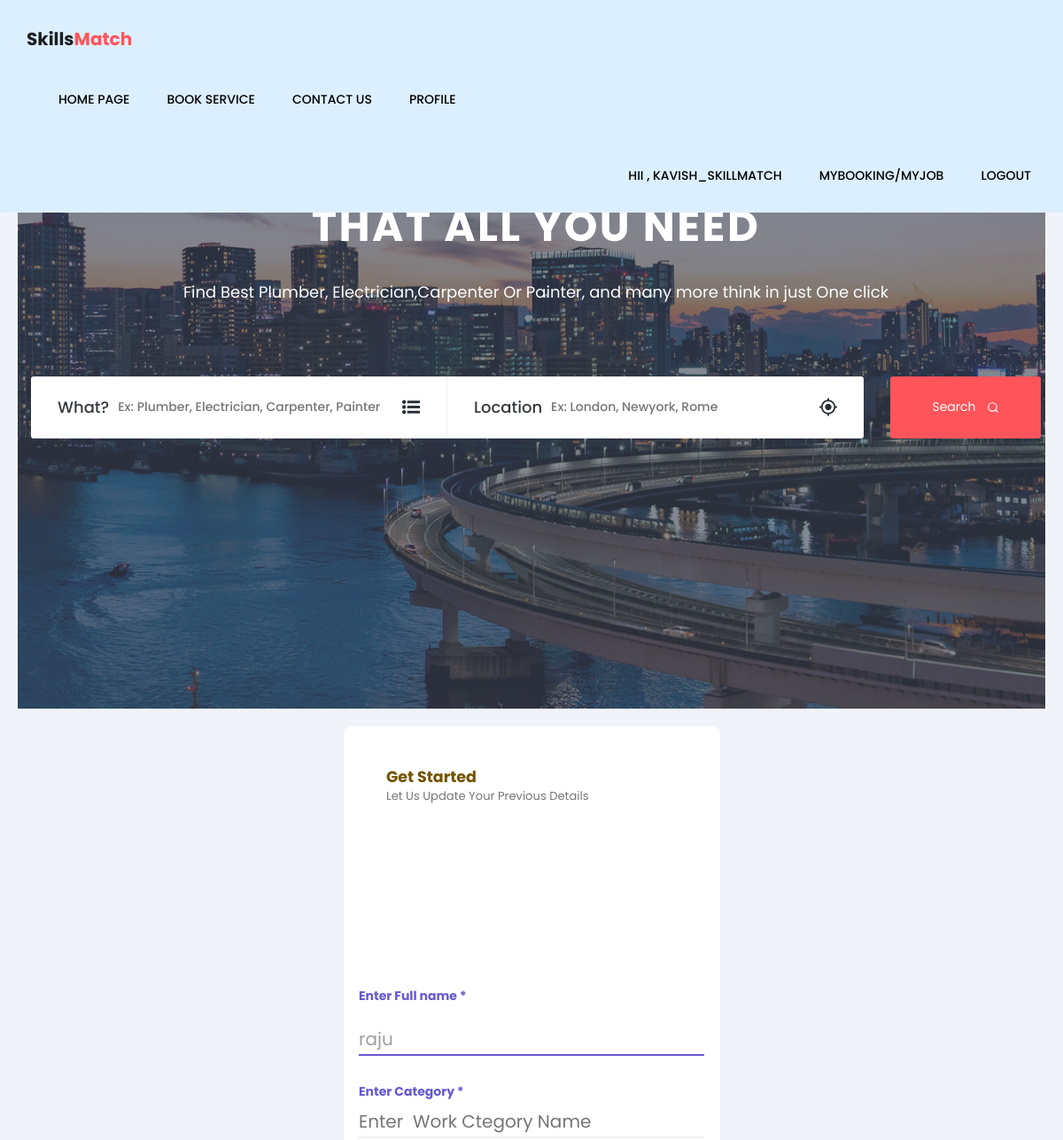
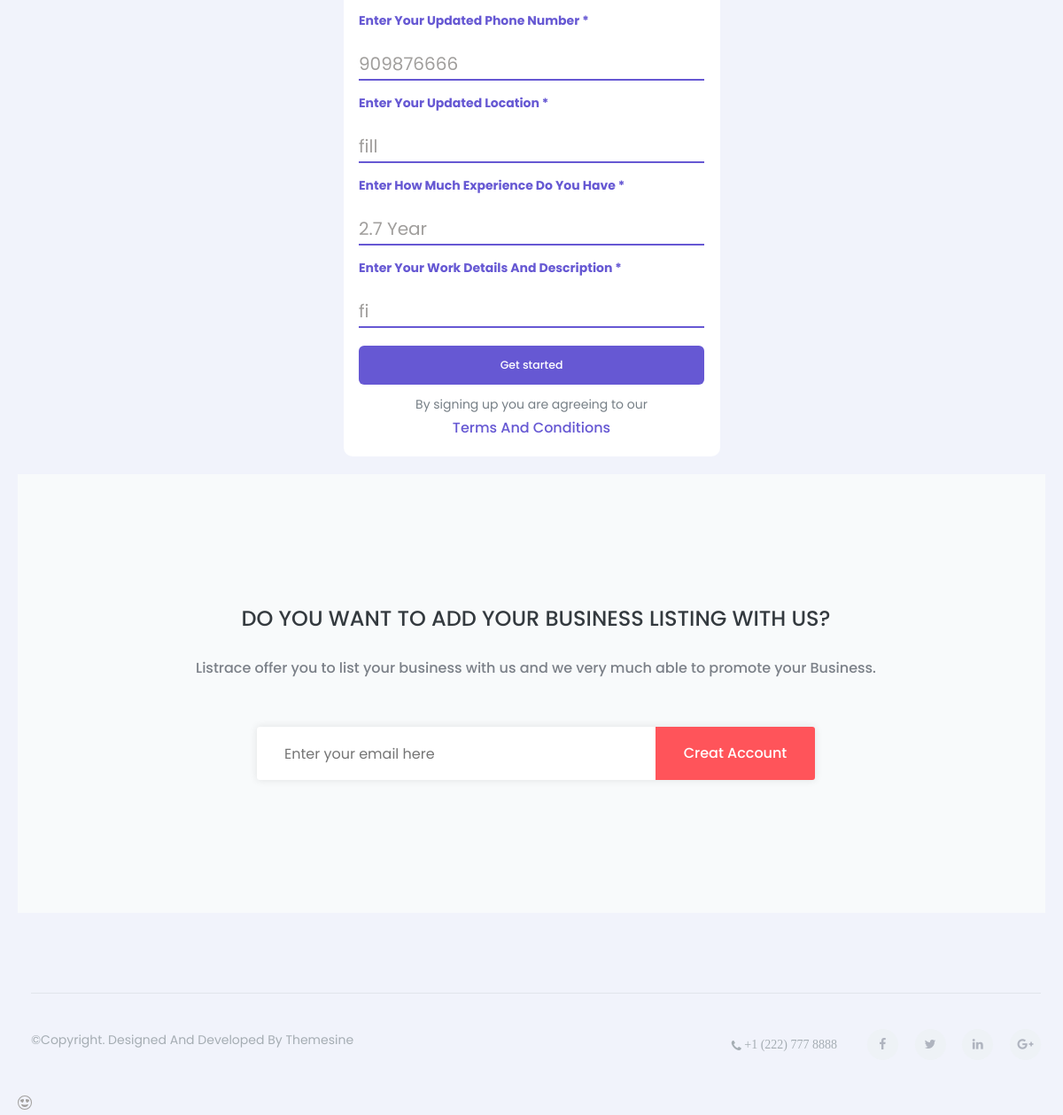
Page /updateEmp/29/ (signed in) on the committed database (2 pictures, top to bottom).
### Mainapp/models.py (models this page shows, shortened)
class Worker(models.Model):
    id  = models.AutoField(primary_key=True)
    category_w = models.ForeignKey(Category,on_delete=models.CASCADE)
    buyeruser = models.ManyToManyField(Buyer,null=True,blank=True)
    status  = models.BooleanField(default=True,null=True,blank=True)
    name = models.CharField(max_length=50)
    username = models.CharField(max_length=55,unique=True)
    email = models.EmailField(max_length=50,unique=True,null=True,blank=True)
    phone = models.CharField(max_length=45)
    description = models.TextField()
    location = models.CharField(max_length=50,default="Noida")
    exprience = models.CharField(max_length=45)
    rating1 = models.CharField(max_length=45,null=True,blank=True)
    rating2 = models.CharField(max_length=45 ,null=True,blank=True)
    pic1 = models.ImageField(upload_to="upload",null=True,blank=True)

### Mainapp/views.py (the view)
# urls.py: path('updateEmp/<int:id>/',views.UpdateEmp),
@login_required(login_url="/login/")
def UpdateEmp(Request, id):
    data = Worker.objects.get(id=id)
    try:
        if Request.method == "POST":
            data.name = Request.POST.get("name")
            category_name = Request.POST.get("category")
            category_instance = Category.objects.get(name=category_name)
            data.category_w = (
                category_instance  # Set category_w with the Category instance
            )
            data.phone = Request.POST.get("phone")
            data.location = Request.POST.get("location")
            data.exprience = Request.POST.get("exprience")
            data.description = Request.POST.get("description")
            data.save()
            return redirect("/")
    except:
        messages.error(
            Request,
            "Please Enter Value Between (Carpainter | Painter | Mechanic | Plumber | Or Electrician) Only",
        )
    return render(Request, "updateEmp.html", {"data": data})

### Mainapp/templates/updateEmp.html (shortened to what this page needs)
{% extends 'index.html' %}
{% block content %}
<div class="card">
    <div class="card-image">
        <h2 class="card-heading">
            Get started
            <small>Let us Update your previous Details</small>
        </h2>
    </div>
    <form class="card-form" method="post" enctype="multipart/form-data">
        <div class="input">
            <input type="text" name="name" class="input-field" placeholder="Enter  Full Name" value="{{data.name}}" required >
            <label class="input-label">Enter Full name *</label>
        </div>
         <div class="input">
            <input type="text" name="category" class="input-field" placeholder="Enter  Work Ctegory Name" value="{{data.category}}" required >
            <label class="input-label">Enter Category *</label>
        </div>
        <div class="input">
            <input type="text" class="input-field" name="phone" placeholder="Enter Phone Number" value="{{data.phone}}" required />
            <label class="input-label">Enter Your Updated Phone Number  *</label>
        </div>
        <div class="input">
            <input type="text" class="input-field" name="location" placeholder="Enter Your Current Location" value="{{data.location}}" required />
            <label class="input-label">Enter Your Updated Location  *</label>
        </div>
        <div class="input">
            <input type="text" class="input-field" name="exprience" placeholder="Enter Your Experience If  Do You Have ?" value="{{data.exprience}}" required />
            <label class="input-label">Enter How Much Experience Do You Have  *</label>
        </div>
        <div class="input">
            <input type="text" class="input-field" name="description" placeholder="Enter Your Work Details" value="{{data.description}}" required />
            <label class="input-label">Enter Your Work Details And Description    *</label>
        </div>
        <div class="action">
            <button type="submit" class="action-button">Get started</button>
        </div>
    </form>
    <div class="card-info">
        <p>By signing up you are agreeing to our <a href="#">Terms and Conditions</a></p>
    </div>
</div>
{% endblock %}

### Mainapp/templates/index.html (shortened to what this page needs)
{% load static %}
<!doctype html>
<html class="no-js" lang="en">
<head>
	<link rel="stylesheet" href="{% static  'assets/css/font-awesome.min.css' %} ">
	<link rel="stylesheet" href="{% static  'assets/css/linearicons.css' %}">
	<link rel="stylesheet" href="{% static  'assets/css/animate.css' %}">
	<link rel="stylesheet" href="{% static  'assets/css/flaticon.css' %}">
	<link rel="stylesheet" href="{% static  'assets/css/slick.css' %}">
	<link rel="stylesheet" href="{% static  'assets/css/slick-theme.css' %}">
	<link rel="stylesheet" href="{% static  'assets/css/bootstrap.min.css' %}">
	<link rel="stylesheet" href="{% static  'assets/css/bootsnav.css' %}">
	<link rel="stylesheet" href="{% static  'assets/css/style.css' %}">
	<link rel="stylesheet" href="{% static  'assets/css/responsive.css' %}">
	<link rel="stylesheet" href="https://cdn.jsdelivr.net/npm/bootstrap-icons@1.11.3/font/bootstrap-icons.min.css">
</head>
<body>
	<section class="top-area ">
		<div class="header-area">
			<nav class="navbar navbar-default bootsnav  navbar-sticky-top navbar-scrollspy"
				data-minus-value-desktop="70" data-minus-value-mobile="55" data-speed="1000">
				<div style="margin-left: 30px;" class="">
					<div class="navbar-header">
						<a class="navbar-brand" href="/">Skills<span>Match</span></a>
					</div>
				</div>
				<div class="container">
					<div class="collapse navbar-collapse menu-ui-design" id="navbar-menu">
						<ul class="nav navbar-nav navbar-right" data-in="" data-out="">
							<li class=""><a href="/">Home Page</a></li>
							<li class=""><a href="/all_services/">Book Service</a></li>
							<li class=""><a href="/contact/">Contact Us</a></li>
							<li class=""><a href="/profile/">Profile</a></li>
							<ul class="nav navbar-nav navbar-right" style="margin-left: 200px;" data-in="fadeInDown"
								data-out="fadeOutUp">
								{% if user.is_authenticated %}
								<li>
									<a>Hii , {{user}}</a>
								</li>
								<li>
									<a
										href="{% if user.buyer %}/booking/{% else %}/workerjob/{% endif %}">Mybooking/Myjob</a>
								</li>
								<li class="">
									<a href="/logout/">Logout</a>
								</li>
								{% endif %}
							</ul>
						</ul>
					</div>
				</div>
			</nav>
		</div>
	</section>
	<section id="home" class="welcome-hero">
		<div class="container">
			<div class="welcome-hero-txt">
				<h2>best place to find and explore <br> that all you need </h2>
				<p>
					Find Best Plumber, Electrician,Carpenter Or Painter, and many more think in just One click
				</p>
			</div>
			<div class="welcome-hero-serch-box">
				<div class="welcome-hero-form">
					<div class="single-welcome-hero-form">
						<h3>what?</h3>
						<form method="post" role="search" action="/search/">
							<input name="search" type="text"
								placeholder="Ex: Plumber, Electrician, Carpenter, Painter" />
						</form>
						<div class="welcome-hero-form-icon">
							<i class="flaticon-list-with-dots"></i>
						</div>
					</div>
					<div class="single-welcome-hero-form">
						<h3>location</h3>
						<form action="/search1/" role="search" method="post">
							<input type="text" name="search1" placeholder="Ex: london, newyork, rome" />
						</form>
						<div class="welcome-hero-form-icon">
							<i class="flaticon-gps-fixed-indicator"></i>
						</div>
					</div>
				</div>
				<div class="welcome-hero-serch">
					<button class="welcome-hero-btn" type="submit">
						search <i data-feather="search"></i>
					</button>
				</div>
			</div>
		</div>
	</section>
	{% block content %}{% endblock %}
	<section id="contact" class="subscription">
		<div class="container">
			<div class="subscribe-title text-center">
				<h2>
					do you want to add your business listing with us?
				</h2>
				<p>
					Listrace offer you to list your business with us and we very much able to promote your Business.
				</p>
			</div>
			<div class="row">
				<div class="col-sm-12">
					<div class="subscription-input-group">
						<form action="#">
							<input type="email" class="subscription-input-form" placeholder="Enter your email here">
							<button class="appsLand-btn subscribe-btn" onclick="window.location.href='#'">
								creat account
							</button>
						</form>
					</div>
				</div>
			</div>
		</div>
	</section>
	<footer id="footer" class="footer">
		<div class="container">
			<div class="footer-menu">
			</div>
			<div class="hm-footer-copyright">
				<div class="row">
					<div class="col-sm-5">
						<p>
							&copy;copyright. designed and developed by <a
								href="https://www.themesine.com/">themesine</a>
						</p>
					</div>
					<div class="col-sm-7">
						<div class="footer-social">
							<span><i class="fa fa-phone"> +1 (222) 777 8888</i></span>
							<a href="#"><i class="fa fa-facebook"></i></a>
							<a href="#"><i class="fa fa-twitter"></i></a>
							<a href="#"><i class="fa fa-linkedin"></i></a>
							<a href="#"><i class="fa fa-google-plus"></i></a>
						</div>
					</div>
				</div>
			</div>
		</div>
	</footer>
</body>
</html>

### Mainapp/static/assets/css/bootsnav.css (style rules this page uses)
nav.bootsnav .container { position: relative; }
nav.navbar.bootsnav { margin-bottom: 0; -moz-border-radius: 0px; -webkit-border-radius: 0px; -o-border-radius: 0px; border-radius: 0px; background-color: #fff; border: none; border-bottom: solid 1px #e0e0e0; z-index: 9; }
nav.navbar.bootsnav ul.nav > li > a { color: #6f6f6f; background-color: transparent; outline: none; margin-bottom: -2px; }
body { -webkit-transition: all 0.3s ease-in-out; -moz-transition: all 0.3s ease-in-out; -o-transition: all 0.3s ease-in-out; -ms-transition: all 0.3s ease-in-out; transition: all 0.3s ease-in-out; }
@media (min-width: 1024px) { nav.navbar.bootsnav ul.nav > li > a { padding: 30px 15px; font-weight: 600; } }

### rows in the picture
Worker: name "raju", phone "909876666", location "fill", exprience "2.7 Year", description "fi"

### other values in the picture
{{ user }} "KAVISH_SKILLMATCH"
